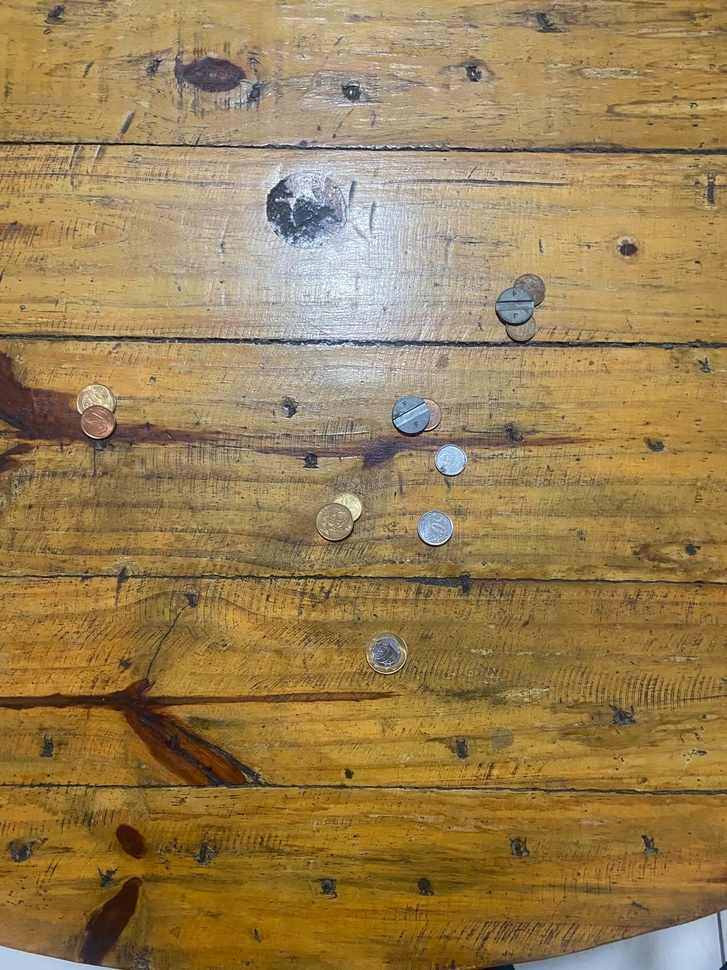
#> input picture imagens_moedas/WhatsApp Image 2026-06-05 at 20.42.54.jpeg, 727 x 970 px, shrunk from 1200 x 1600 before the run
$ python teste.py
#> lines starting #> are read from the running program, lines starting #| are printed output that depends on the picture
import numpy as np
import scipy.ndimage
from PIL import Image
from skimage import filters
from skimage import feature

a = Image.open('./imagens_moedas/WhatsApp Image 2026-06-05 at 20.42.54.jpeg').convert('L')
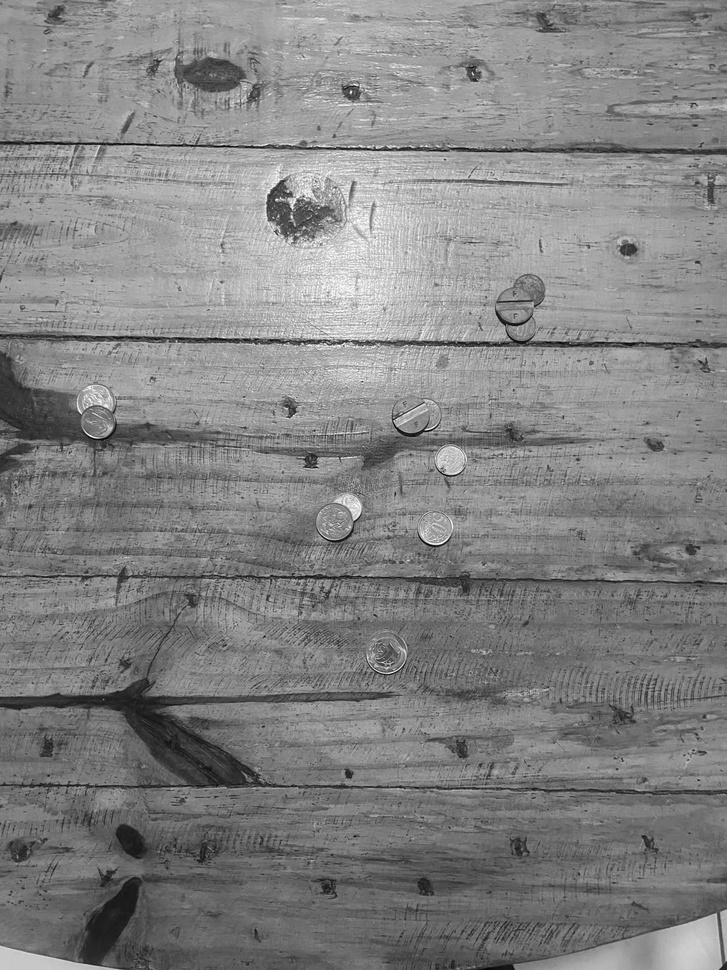
#> a: PIL image 727x970 L; min 1, max 255, mean 130.4
k = np.ones((5,5))/25
b = scipy.ndimage.filters.convolve(a, k)
b = Image.fromarray(b)
b.save('media.png')
c = scipy.ndimage.filters.median_filter(a, 5)
c = scipy.ndimage.filters.median_filter(c, 5)
c = Image.fromarray(c)
c.save('median.png')
z = Image.open('./imagens_moedas/WhatsApp Image 2026-06-05 at 20.42.54.jpeg').convert('L')
z = np.array(z)
d = filters.sobel(z)
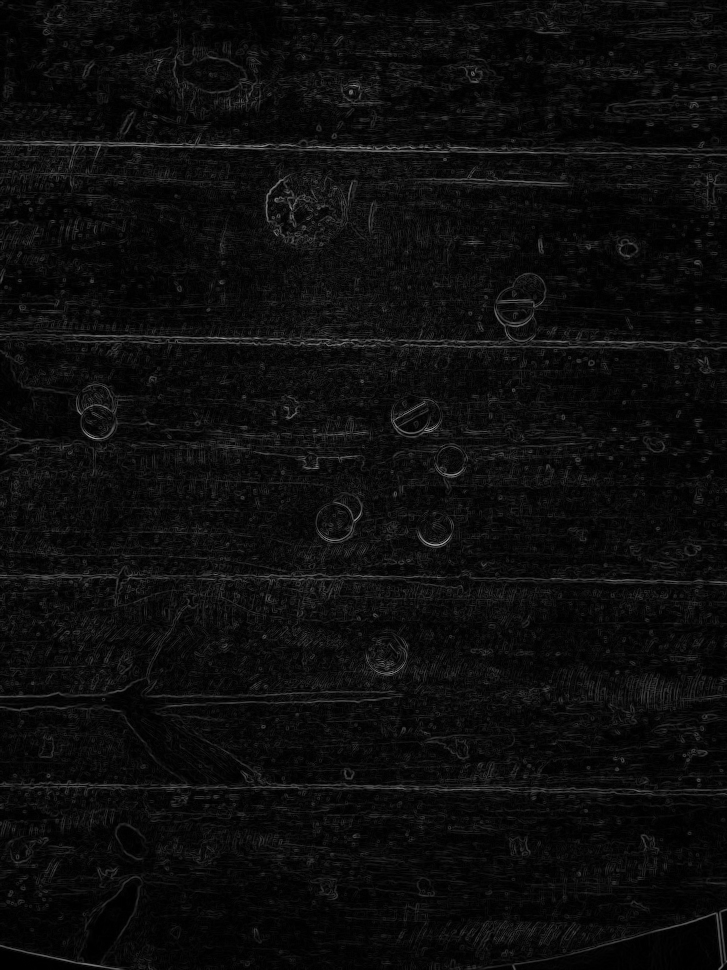
#> d: shape (970, 727) float64; min 0, max 0.678, mean 0.0506
d = (d * 255).astype(np.uint8)
d = Image.fromarray(d)
d.save('sobel.png')
e = filters.prewitt(z)
e = (e * 255).astype(np.uint8)
e = Image.fromarray(e)
e.save('prewitt.png')

f = feature.canny(z)
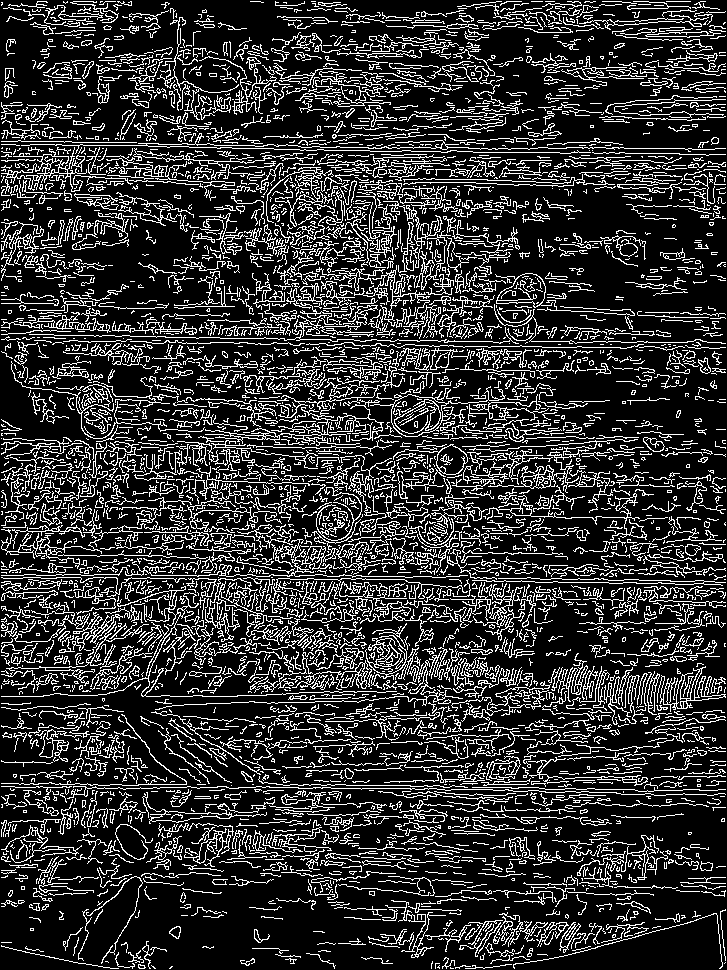
#> f: shape (970, 727) bool; 19.7% white in thin lines or dots
f = (f * 255).astype(np.uint8)
#> f: shape (970, 727); 19.7% white in thin lines or dots
f = Image.fromarray(f)
f.save('canny.png')

g = 255 - z
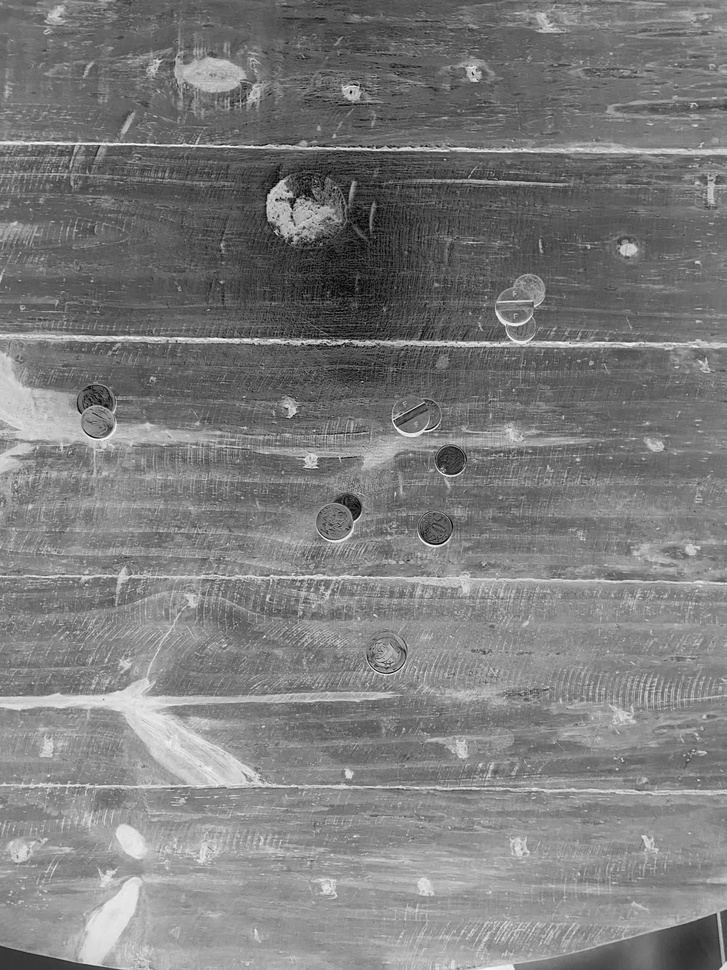
#> g: shape (970, 727); min 0, max 254, mean 124.6
g = Image.fromarray(g)
g.save('inversao.png')
print(z)
#> (printed output is left out)

$ run again, with imagens_moedas/WhatsApp Image 2026-06-05 at 20.42.55.jpeg copied over imagens_moedas/WhatsApp Image 2026-06-05 at 20.42.54.jpeg
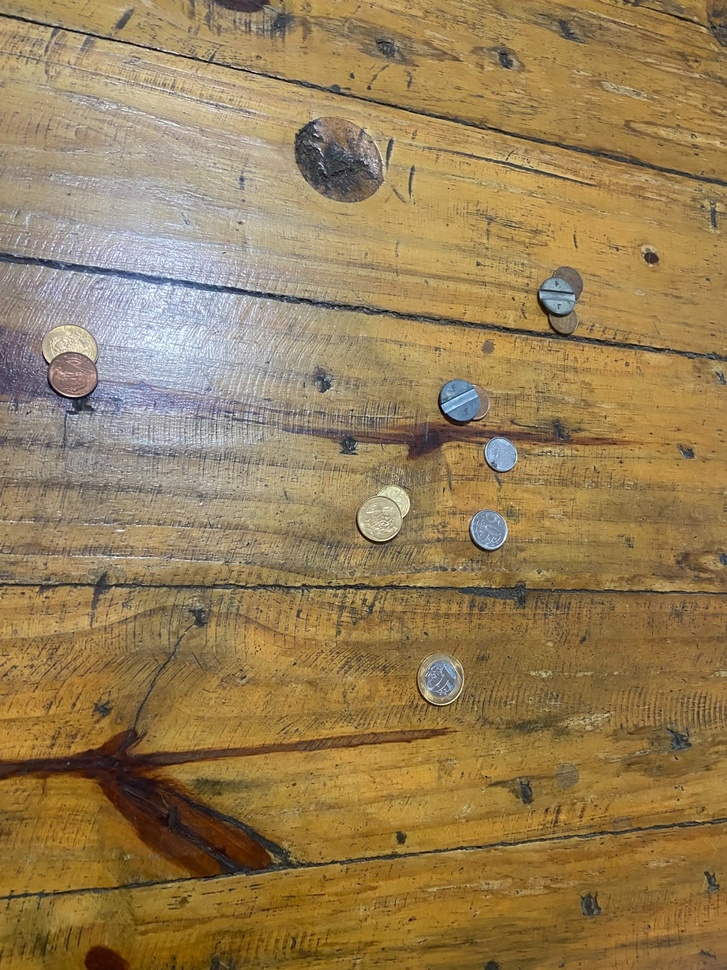
#> input picture imagens_moedas/WhatsApp Image 2026-06-05 at 20.42.55.jpeg, 727 x 970 px, shrunk from 1200 x 1600 before the run
#> `f = feature.canny(z)`:
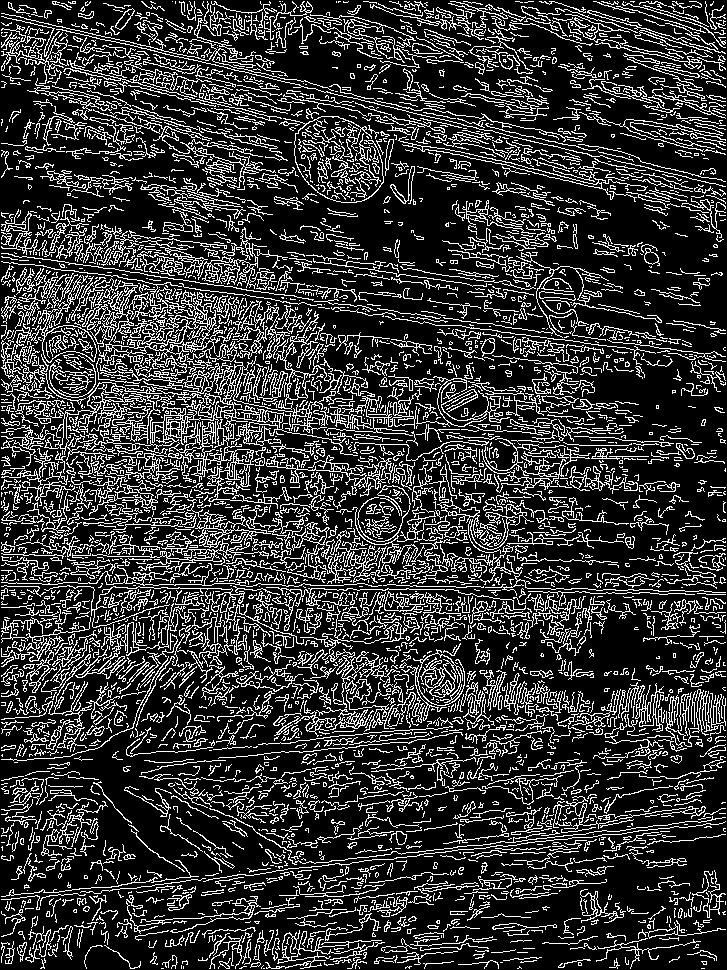
#> f: shape (970, 727) bool; 21% white in thin lines or dots
#> `g = 255 - z`:
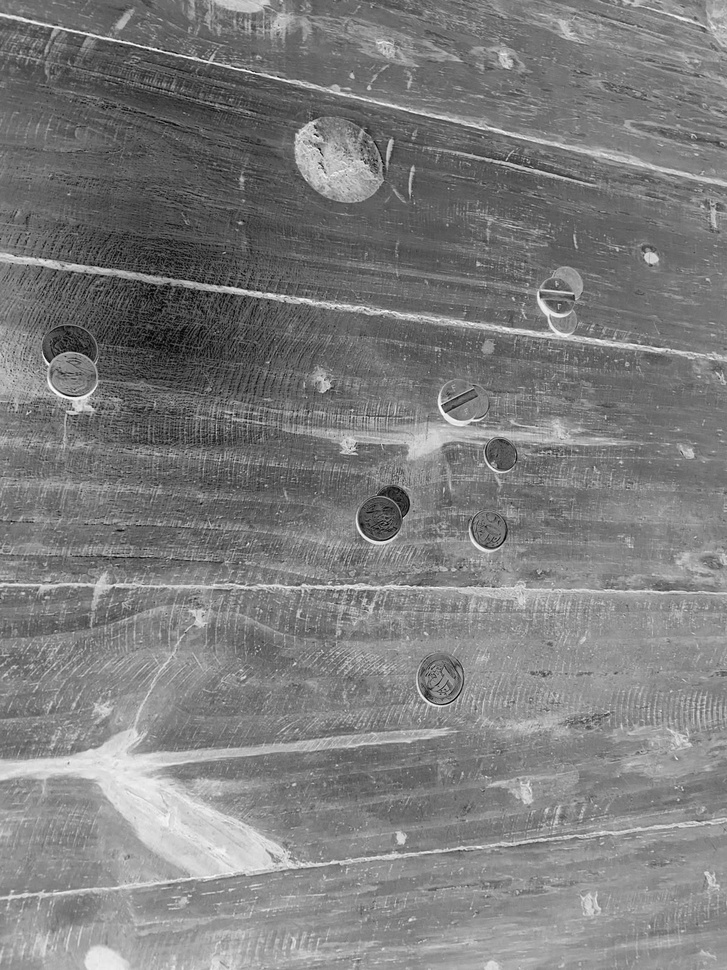
#> g: shape (970, 727); min 0, max 254, mean 125.9
#> (printed output is left out)

$ run again, with imagens_moedas/WhatsApp Image 2026-06-05 at 20.42.56.jpeg copied over imagens_moedas/WhatsApp Image 2026-06-05 at 20.42.54.jpeg
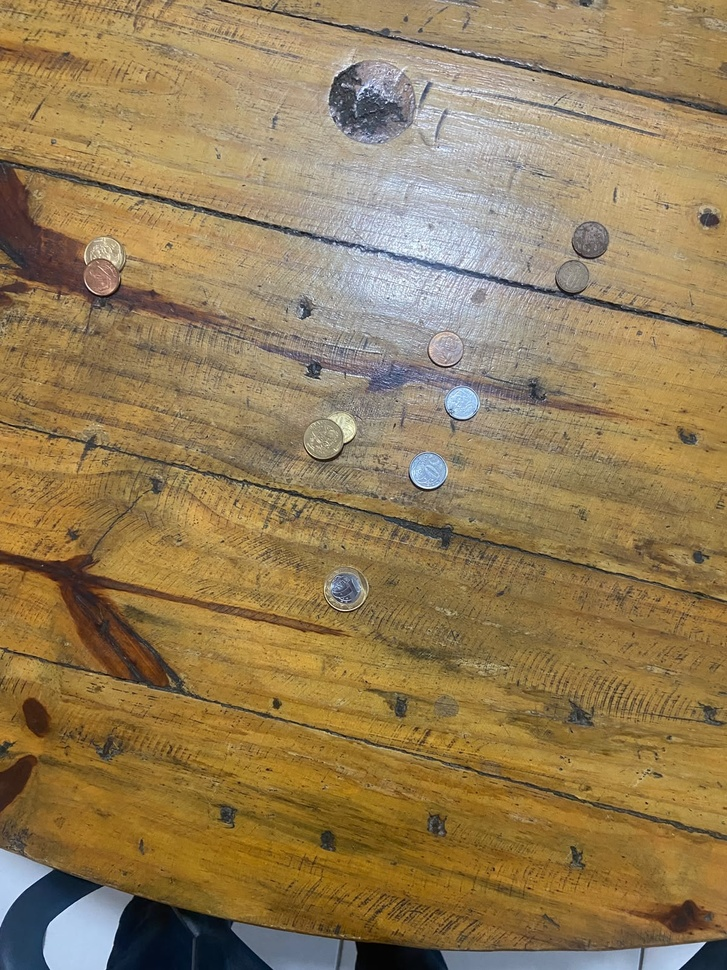
#> input picture imagens_moedas/WhatsApp Image 2026-06-05 at 20.42.56.jpeg, 727 x 970 px, shrunk from 1200 x 1600 before the run
#> `f = feature.canny(z)`:
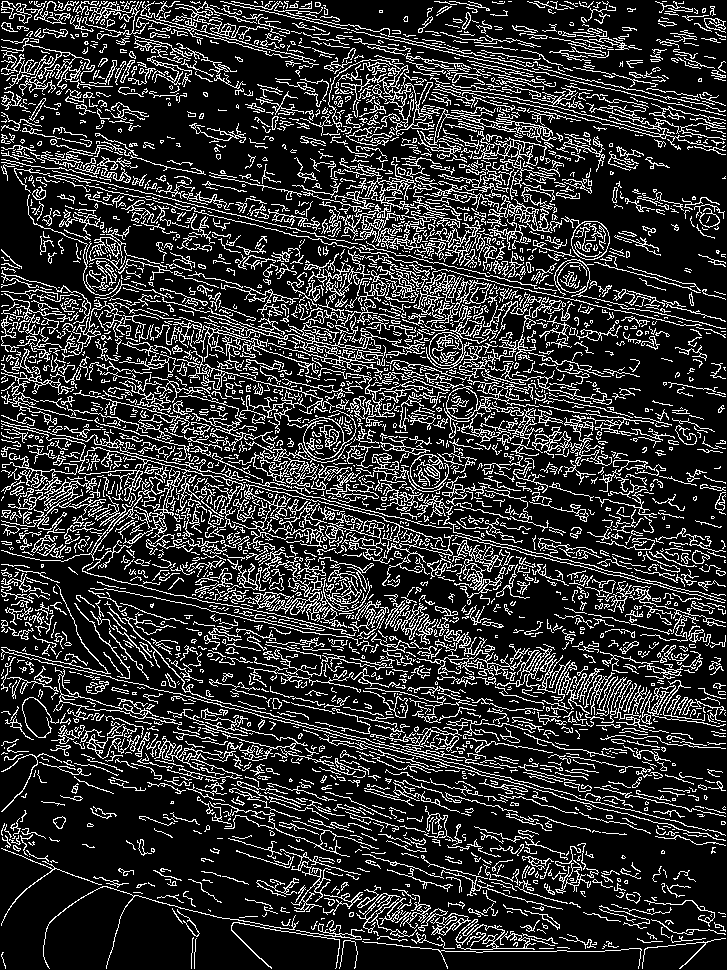
#> f: shape (970, 727) bool; 19.5% white in thin lines or dots
#> `g = 255 - z`:
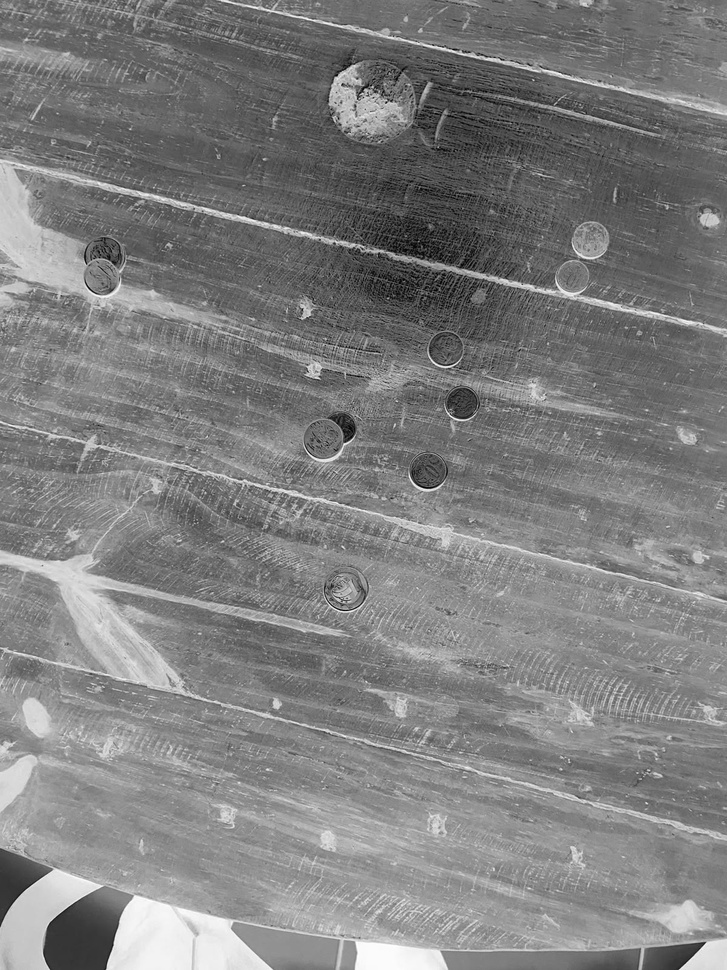
#> g: shape (970, 727); min 0, max 255, mean 127.2
#> (printed output is left out)
